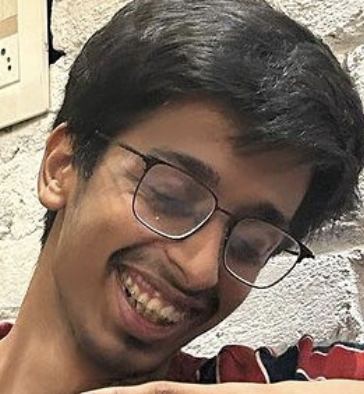
#> input picture Assignment1/M.png, 364 x 394 px
$ python 'assignment1 sobelfilter.py'   (older library calls are emulated)
#> lines starting #> are read from the running program, lines starting #| are printed output that depends on the picture
import cv2
import numpy as np
import matplotlib.pyplot as plt

def Sobel(s):
#> called with s = 'M.png'
    img = cv2.imread(s, cv2.IMREAD_GRAYSCALE)
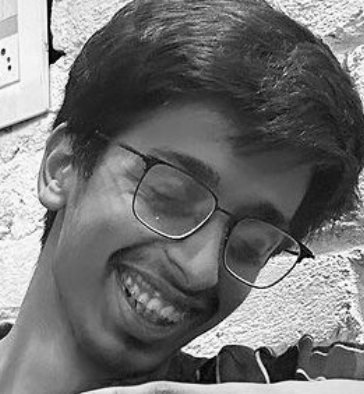
#> img: shape (394, 364); min 0, max 254, mean 114.5
    sobelx = cv2.Sobel(img, cv2.CV_64F, 1, 0, ksize=3)
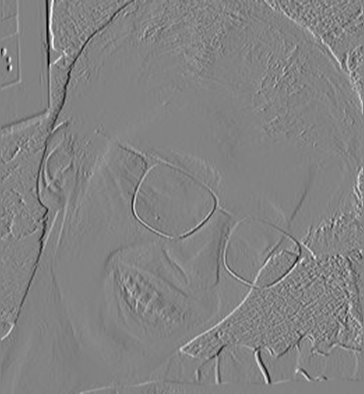
#> sobelx: shape (394, 364) float64; min -914, max 861, mean -1.1; drawn with min black and max white
    sobely = cv2.Sobel(img, cv2.CV_64F, 0, 1, ksize=3)
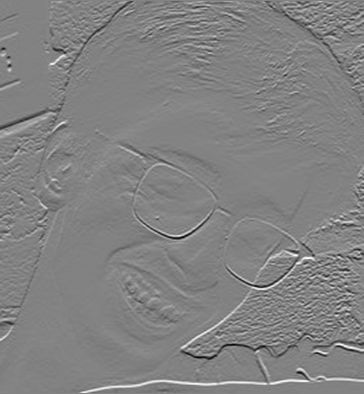
#> sobely: shape (394, 364) float64; min -871, max 833, mean 0.2; drawn with min black and max white
    magnitude = np.sqrt(sobelx**2 + sobely**2)
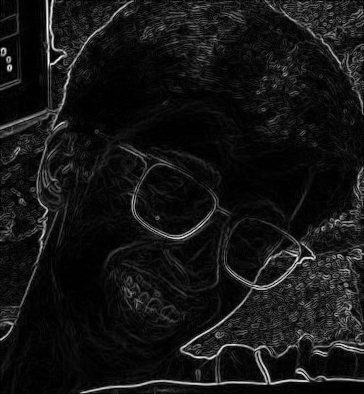
#> magnitude: shape (394, 364) float64; min 0, max 914.4, mean 76.8; drawn with min black and max white
    magnitude = cv2.normalize(magnitude, None, 0, 255, cv2.NORM_MINMAX)
    magnitude = np.uint8(magnitude)
    plt.subplot(1, 2, 1)
    plt.imshow(img, cmap='gray')
    plt.title('Original Image')
    plt.axis('off')
    plt.subplot(1, 2, 2)
    plt.imshow(magnitude, cmap='gray')
    plt.title('Edge-Detected Image')
    plt.axis('off')
    plt.show()


image_path = 'M.png'
Sobel(image_path)

$ run again, with Assignment1/her.jpeg saved as Assignment1/M.png
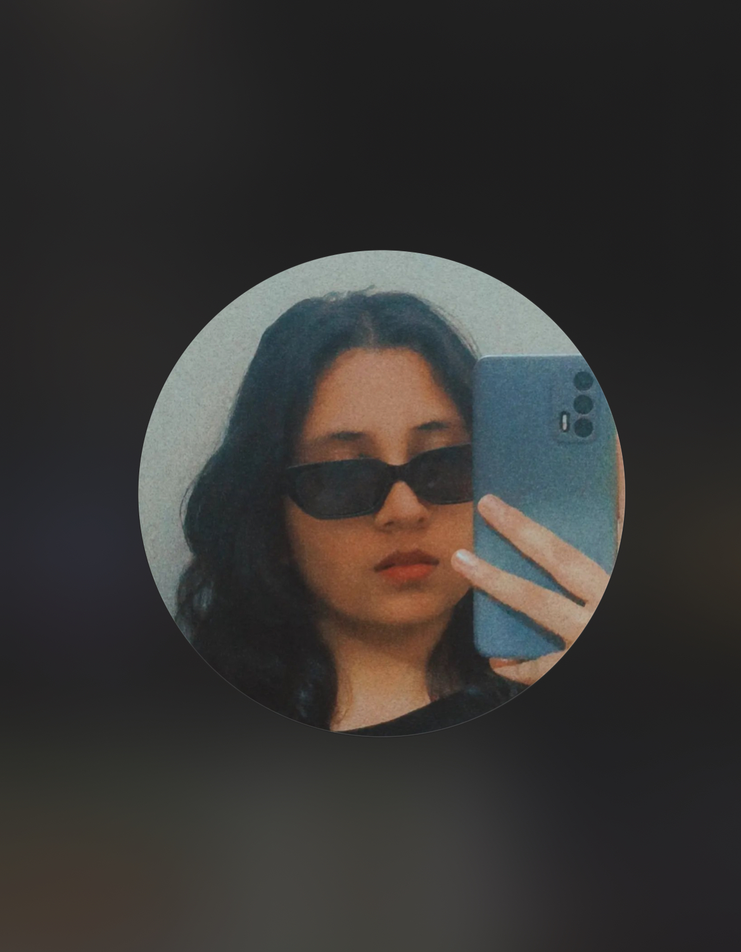
#> input picture Assignment1/her.jpeg, 741 x 952 px, shrunk from 1170 x 1504 before the run
#> in Sobel, `sobely = cv2.Sobel(img, cv2.CV_64F, 0, 1, ksize=3)`:
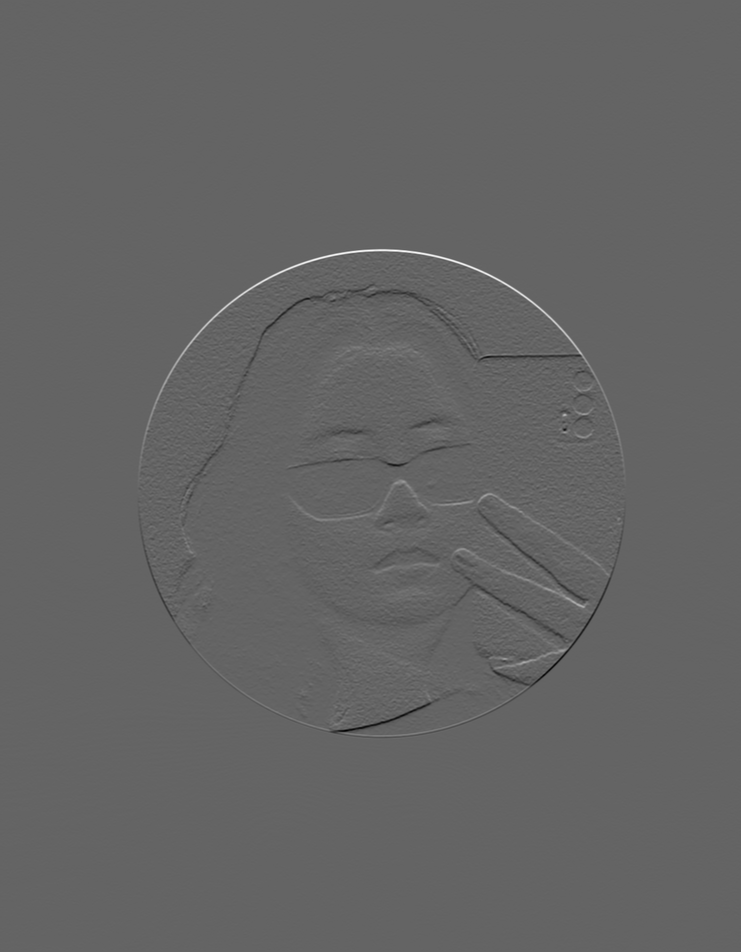
#> sobely: shape (952, 741) float64; min -393, max 606, mean 0.2; drawn with min black and max white
#> in Sobel, `magnitude = np.sqrt(sobelx**2 + sobely**2)`:
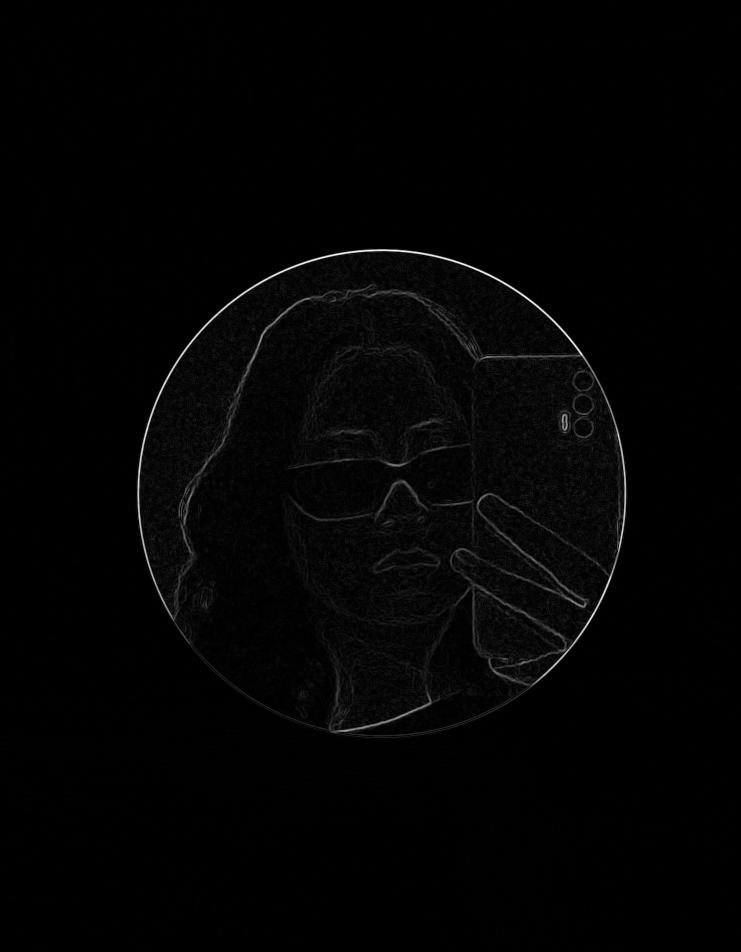
#> magnitude: shape (952, 741) float64; min 0, max 606.3, mean 9.5; drawn with min black and max white
